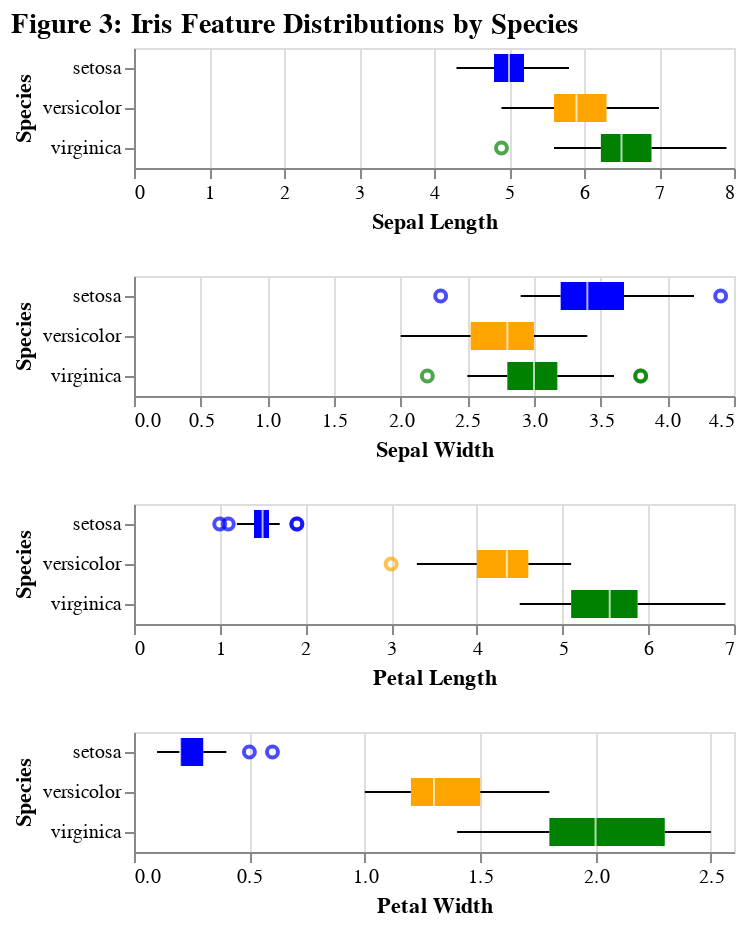

Write notebook code for a chart like this one.
### Markdown cell above
### Boxplot
Boxplots show how each feature varies across species. The median, spread, outliers, and overlaps helps identify features that are most predictive for classifying the Iris species.

### Code cell
sepal_length_BP = alt.Chart(X_train).mark_boxplot().encode(
     x = alt.X("sepal_length").title("Sepal Length"),
     y = alt.Y("species").title("Species"),
    color = alt.Color("species",
    scale=alt.Scale(
            domain=['setosa', 'versicolor', 'virginica'],
            range=['blue', 'orange', 'green'])
    ).legend(None)
)

sepal_width_BP = alt.Chart(X_train).mark_boxplot().encode(
     x = alt.X("sepal_width").title("Sepal Width"),
     y = alt.Y("species").title("Species"),
    color = alt.Color("species",
    scale=alt.Scale(
            domain=['setosa', 'versicolor', 'virginica'],
            range=['blue', 'orange', 'green'])
    ).legend(None)
)
 
petal_length_BP = alt.Chart(X_train).mark_boxplot().encode(
     x = alt.X("petal_length").title("Petal Length"),
     y = alt.Y("species").title("Species"),
    color = alt.Color("species",
    scale=alt.Scale(
            domain=['setosa', 'versicolor', 'virginica'],
            range=['blue', 'orange', 'green'])
    ).legend(None)
)

petal_width_BP = alt.Chart(X_train).mark_boxplot().encode(
     x = alt.X("petal_width").title("Petal Width"),
     y = alt.Y("species").title("Species"),
    color = alt.Color("species",
    scale=alt.Scale(
            domain=['setosa', 'versicolor', 'virginica'],
            range=['blue', 'orange', 'green'])
    ).legend(None)
)

(sepal_length_BP & sepal_width_BP & petal_length_BP & petal_width_BP).properties(
    title = alt.TitleParams(
        text = "Figure 3: Iris Feature Distributions by Species",
        fontSize = 14
    )
)

### Figure 1 — Vega-Lite specification as saved in the notebook (floating-point values rounded to 4 significant figures; data arrays with more than 128 entries replaced by an {"elided": "..."} marker saying what was removed)
{"config": {"view": {"continuousWidth": 300, "continuousHeight": 300}}, "vconcat": [{"mark": {"type": "boxplot"}, "encoding": {"color": {"field": "species", "legend": null, "scale": {"domain": ["setosa", "versicolor", "virginica"], "range": ["blue", "orange", "green"]}, "type": "nominal"}, "x": {"field": "sepal_length", "title": "Sepal Length", "type": "quantitative"}, "y": {"field": "species", "title": "Species", "type": "nominal"}}}, {"mark": {"type": "boxplot"}, "encoding": {"color": {"field": "species", "legend": null, "scale": {"domain": ["setosa", "versicolor", "virginica"], "range": ["blue", "orange", "green"]}, "type": "nominal"}, "x": {"field": "sepal_width", "title": "Sepal Width", "type": "quantitative"}, "y": {"field": "species", "title": "Species", "type": "nominal"}}}, {"mark": {"type": "boxplot"}, "encoding": {"color": {"field": "species", "legend": null, "scale": {"domain": ["setosa", "versicolor", "virginica"], "range": ["blue", "orange", "green"]}, "type": "nominal"}, "x": {"field": "petal_length", "title": "Petal Length", "type": "quantitative"}, "y": {"field": "species", "title": "Species", "type": "nominal"}}}, {"mark": {"type": "boxplot"}, "encoding": {"color": {"field": "species", "legend": null, "scale": {"domain": ["setosa", "versicolor", "virginica"], "range": ["blue", "orange", "green"]}, "type": "nominal"}, "x": {"field": "petal_width", "title": "Petal Width", "type": "quantitative"}, "y": {"field": "species", "title": "Species", "type": "nominal"}}}], "data": {"name": "data-3a191f69da972c40738d695fb9f41d2b"}, "title": {"text": "Figure 3: Iris Feature Distributions by Species", "fontSize": 14}, "$schema": "https://vega.github.io/schema/vega-lite/v5.20.1.json", "datasets": {"data-3a191f69da972c40738d695fb9f41d2b": {"elided": "150 records"}}}
